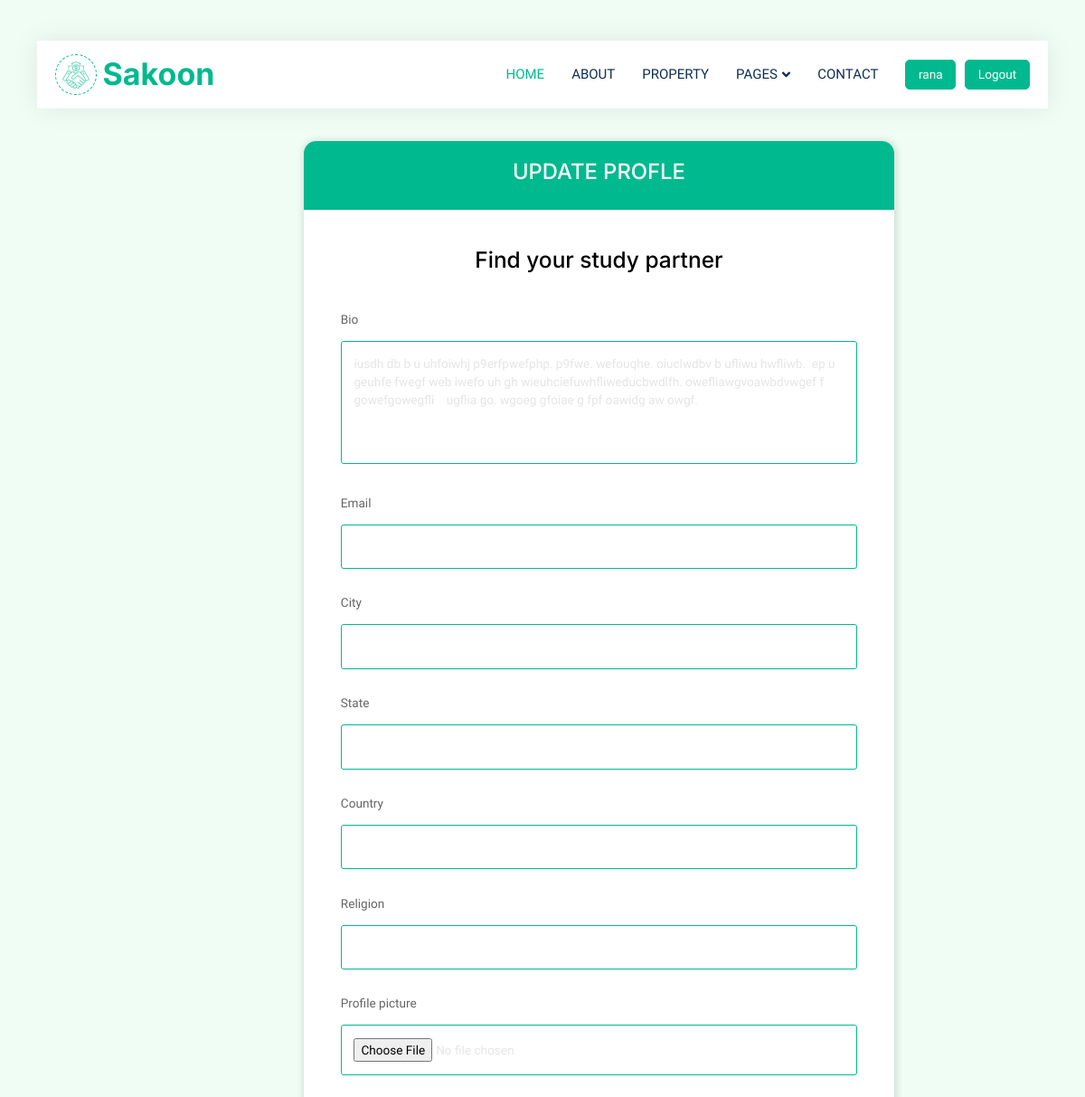
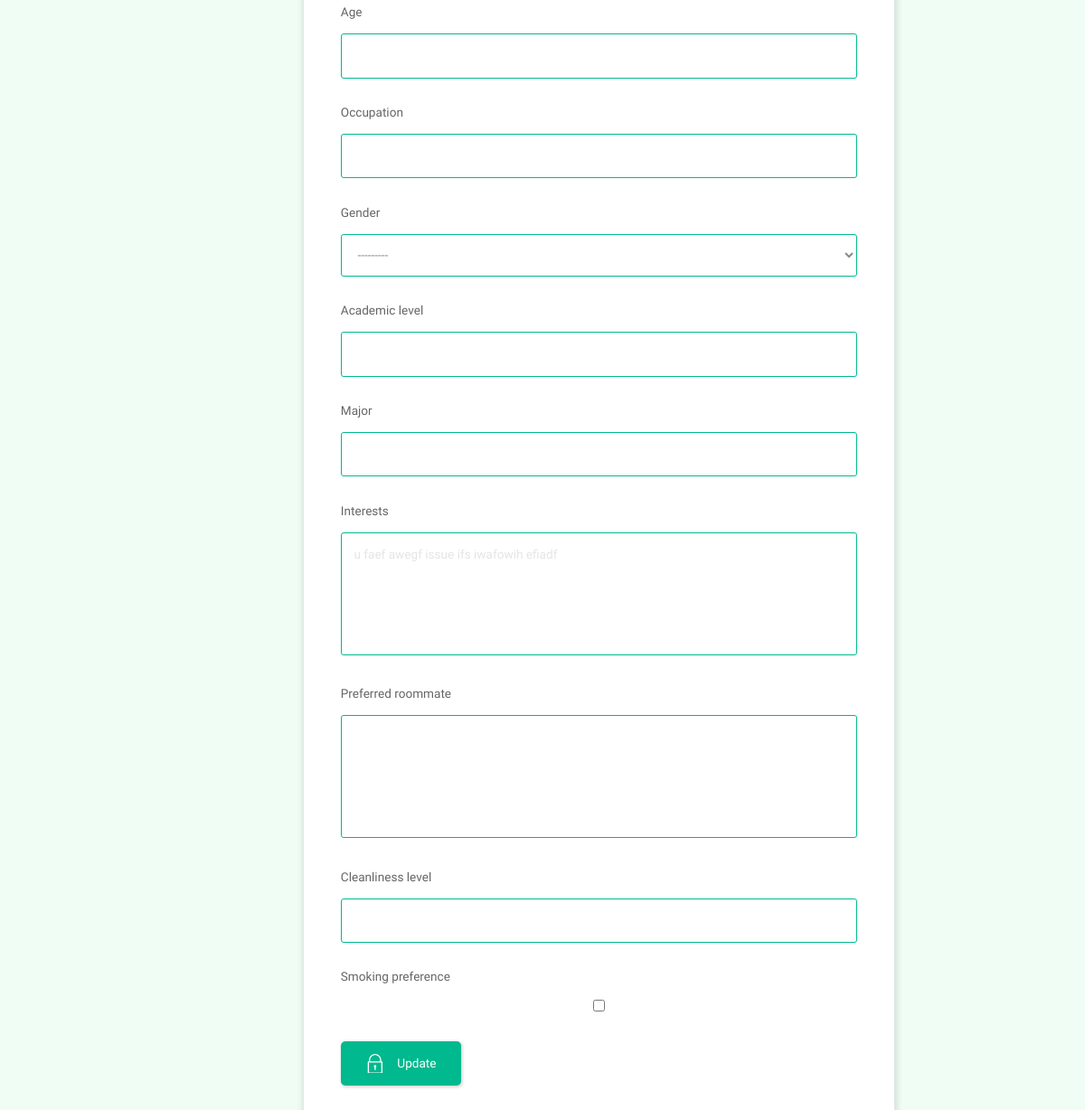
/update-profile/2 (signed in), run on the app's committed database (2 pictures, top to bottom).
### student/models.py (models this page shows, shortened)
class StudentProfile(models.Model):
    user = models.OneToOneField(User, on_delete=models.CASCADE)
    bio = models.TextField(blank=True)
    email = models.CharField(max_length=255, blank=True)
    city = models.CharField(max_length=255, blank=True)
    state = models.CharField(max_length=255, blank=True)
    country = models.CharField(max_length=255, blank=True)
    religion = models.CharField(max_length=255, blank=True)
    profile_picture = models.ImageField(upload_to='static/profile_pictures/', null=True, blank=True)
    age = models.IntegerField(blank=True, null=True)
    occupation = models.CharField(max_length=255, blank=True)
    gender = models.CharField(max_length=10, choices=[('male', 'Male'), ('female', 'Female'), ('other', 'Other')], blank=True, null=True)
    academic_level = models.CharField(max_length=50, blank=True, null=True, help_text="e.g., Freshman, Sophomore, Graduate Student")
    major = models.CharField(max_length=100, blank=True, null=True, help_text="Your academic major or field of study")
    interests = models.TextField(blank=True, null=True, help_text="List your hobbies and interests")
    preferred_roommate = models.TextField(blank=True, null=True, help_text="List your preferred roommate's interests, hobbies, and other characteristics")
    cleanliness_level = models.IntegerField(blank=True, null=True, help_text="Rate your cleanliness on a scale of 1 to 5")
    smoking_preference = models.BooleanField(default=False, help_text="Do you prefer a non-smoking environment?")
    reviews_by_roommates = models.ManyToManyField('review.RoommateReview', related_name='student_reviews', blank=True)
    reviews_by_property_owners = models.ManyToManyField('review.StudentReview', related_name='student_reviews', blank=True)

### student/views.py (the view)
# urls.py: path('update-profile/<str:pk>', views.updateProfile, name='update-profile'),
@login_required(login_url='login')
def updateProfile(request, pk):
    user = User.objects.get(id=pk)
    userProfile = StudentProfile.objects.get(user=user)
    form = StudentProfileForm(instance=userProfile)
    if request.method == 'POST':
        form = StudentProfileForm(request.POST, instance=userProfile)
        if form.is_valid():
            form.save()
            return redirect('user-profile', pk=user.id)
    context = {
        'form': form,
        'user': user
    }
    return render(request, 'student/update-user.html', context)

### student/forms.py
class StudentProfileForm(forms.ModelForm):
    class Meta:
        model = StudentProfile
        exclude = ['user', 'reviews_by_roommates', 'reviews_by_property_owners']

### student/templates/student/update-user.html (shortened to what this page needs)
{% extends 'main.html' %}
{% load static %}
{% block content %}
{% include 'student/components/navbar.html' %}
<main class="auth layout">
  <div class="container">
    <div class="layout__box">
      <div class="layout__boxHeader">
        <div class="layout__boxTitle">
          <h3>Update Profle</h3>
        </div>
      </div>
      <div class="layout__body">
        <h2 class="auth__tagline">Find your study partner</h2>
        <form class="form" action="" method="POST">
          {% for field in form %}
          <div class="form__group form__group">
            <label class="input-label" for="{{field.label}}" value="{{field.value}}" >{{field.label}}</label>
            {{field}}
          </div>
          {% endfor %}
          <button class="btn btn--main" type="submit">
            Update
          </button>
        </form>
      </div>
    </div>
  </div>
</main>
{% endblock %}

### student/templates/student/components/navbar.html (shortened to what this page needs)
{% load static %}
 <div class="container-fluid nav-bar bg-transparent">
    <nav class="navbar navbar-expand-lg bg-white navbar-light py-0 px-4">
        <a href="{% url 'home' %}" class="navbar-brand d-flex align-items-center text-center">
            <div class="icon p-2 me-2">
                <img class="img-fluid" src="{% static 'img/icon-deal.png' %}" alt="Icon" style="width: 30px; height: 30px;">
            </div>
            <h1 class="m-0 text-primary">Sakoon</h1>
        </a>
        <div class="collapse navbar-collapse" id="navbarCollapse">
            <div class="navbar-nav ms-auto">
                <a href="{% url 'home' %}" class="nav-item nav-link active">Home</a>
                <a href="{% url 'about' %}" class="nav-item nav-link">About</a>
                <a href="{% url 'property' %}" class="nav-item nav-link">Property</a>
                <div class="nav-item dropdown">
                    <a href="#" class="nav-link dropdown-toggle" data-bs-toggle="dropdown">Pages</a>
                </div>
                <a href="{% url 'contact' %}" class="nav-item nav-link">Contact</a>
            </div>
            {% if request.user.is_authenticated %}
                <a href="{% url 'user-profile' user.id %}" class="btn btn-primary px-3 d-none d-lg-flex">{{request.user.username}}</a>
                <a style="margin-left: 10px;" href="{% url 'logout' %}" class="btn btn-primary px-3 d-none d-lg-flex">Logout</a>
            {% else %}
                <a href="{% url 'login' %}" class="btn btn-primary px-3 d-none d-lg-flex">Login / SignUp</a>
            {% endif %}
        </div>
    </nav>
</div>

### static/css/style.css (style rules this page uses)
:root { --primary: #00B98E; --secondary: #FF6922; --light: #EFFDF5; --dark: #0E2E50; }
.btn { transition: .5s; }
.btn.btn-primary, .btn.btn-secondary { color: #FFFFFF; }
.nav-bar { position: relative; margin-top: 45px; padding: 0 3rem; transition: .5s; z-index: 9999; }
.navbar { box-shadow: 0 0 30px rgba(0, 0, 0, .08); }
.navbar .dropdown-toggle::after { border: none; content: "\f107"; font-family: "Font Awesome 5 Free"; font-weight: 900; vertical-align: middle; margin-left: 5px; transition: .5s; }
.navbar-light .navbar-nav .nav-link { margin-right: 30px; padding: 25px 0; color: #FFFFFF; font-size: 15px; text-transform: uppercase; outline: none; }
.navbar-light .navbar-nav .nav-link:hover, .navbar-light .navbar-nav .nav-link.active { color: var(--primary); }
.navbar-light .navbar-brand { height: 75px; }
.navbar-light .navbar-nav .nav-link { color: var(--dark); font-weight: 500; }
.icon { padding: 15px; display: inline-flex; align-items: center; justify-content: center; background: #FFFFFF !important; border-radius: 50px; border: 1px dashed var(--primary) !important; }

### static/css/style1.css (style rules this page uses)
:root { --primary: #00B98E; --secondary: #FF6922; --light: #EFFDF5; --dark: #0E2E50; }

### static/css/style3.css (style rules this page uses)
:root { --color-main: #000; --color-main-light: #e1f6fb; --color-dark: #fff; --color-dark-medium: #51546e; --color-dark-light: #00B98E; --color-light: #e5e5e5; --color-gray: #8b8b8b; --color-light-gray: #b2bdbd; --color-bg: #2d2d39; --color-success: #5dd693; --color-error: #fc4b0b; }
@media only screen and (min-width: 1200px) { html { font-size: 85%; } }
.layout__box { width: 90%; max-width: 48rem; min-height: 40rem; position: absolute; left: 28%; background-color: var(--color-dark); border-radius: 1rem; box-shadow: 1px 1px 6px 3px rgba(0, 0, 0, 0.1); overflow: hidden; margin-top: 3%; }
.layout__boxHeader { display: flex; padding: 1.5rem; background-color: var(--color-dark-light); }
.layout__boxTitle { display: flex; gap: 1.5rem; align-items: center; }
.layout__boxTitle h3 { text-transform: uppercase; font-weight: 500; color: var(--color-dark); }
.layout__body { margin: 3rem; }
.layout__body .input-label { font-size: 100%; }
.layout__box .btn { background-color: transparent; border: none; display: inline-flex; align-items: center; gap: 1rem; cursor: pointer; transition: all ease-in-out 0.3s; padding: 1rem 2rem; border-radius: 5px; box-shadow: 1px 1px 3px 1px rgba(0, 0, 0, 0.15); font-weight: 500; }
.layout__box .btn--main { background-color: var(--color-dark-light); color: var(--color-dark); }
.layout__box .btn > svg { fill: currentColor; width: 1.6rem; height: 1.6rem; }
.form__group { margin-bottom: 2rem; width: 100%; }
.form__group label { display: block; font-size: 1.5rem; margin-bottom: 1rem; }
.form__group input, .form__group textarea, .form__group select { background: transparent; border: 1px solid var(--color-dark-light); padding: 1rem; border-radius: 3px; width: 100%; color: var(--color-light); font-weight: 500; outline: none; }
.form__group textarea { background: transparent; height: 10rem; resize: none; }
.form__group select { color: var(--color-gray); font-weight: 400; }
.form__group select option { background-color: var(--color-dark-light); color: var(--color-light); padding: 0 10rem; }
.auth__tagline { text-align: center; margin-bottom: 3rem; color: var(--color-main); font-weight: 500; font-size: 1.8rem; }
.auth .layout__boxHeader { text-align: center; justify-content: center; }

### data on the page
StudentProfile: form "iusdh db b u uhfoiwhj p9erfpwefphp. p9fwe. wefouqhe. oiuclwdbv b ufliwu hwfliwb. ep u geuhfe fwegf web iwefo uh gh wieuhciefuwhfliweducbwdlfh. owefliawgvoawbdvwgef f gowefgowegfli ugflia go. wgoeg gfoiae g fpf oawidg aw owgf." "---------" "u faef awegf issue ifs iwafowih efiadf"

### other printed values
{{ request.user.username }} "rana"
{{ field.label }} "Bio" "Email" "City" "State" "Country" "Religion" "Profile picture" "Age" "Occupation" "Gender" "Academic level" "Major" "Interests" "Preferred roommate" "Cleanliness level" "Smoking preference"
